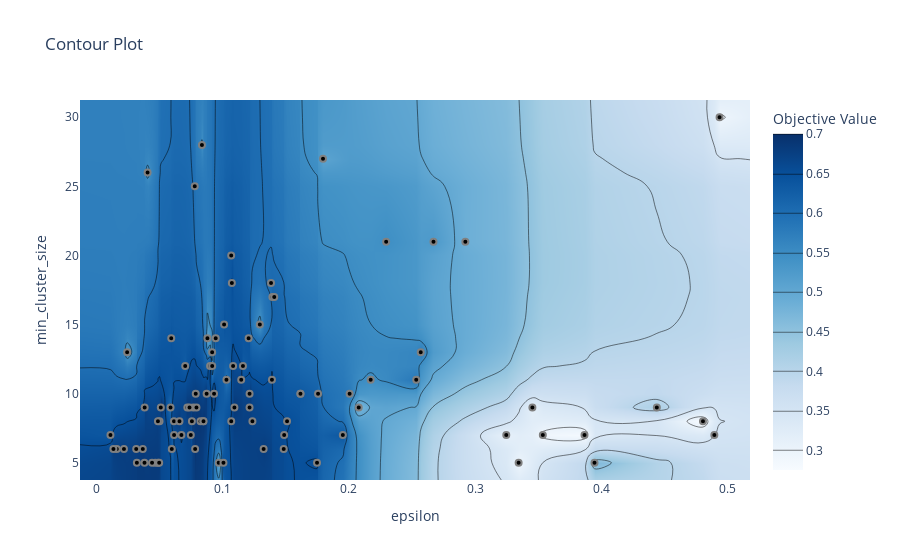

Source (notebook cell):
### Code cell
optuna.visualization.plot_contour(study, params=["min_cluster_size", "epsilon"])
